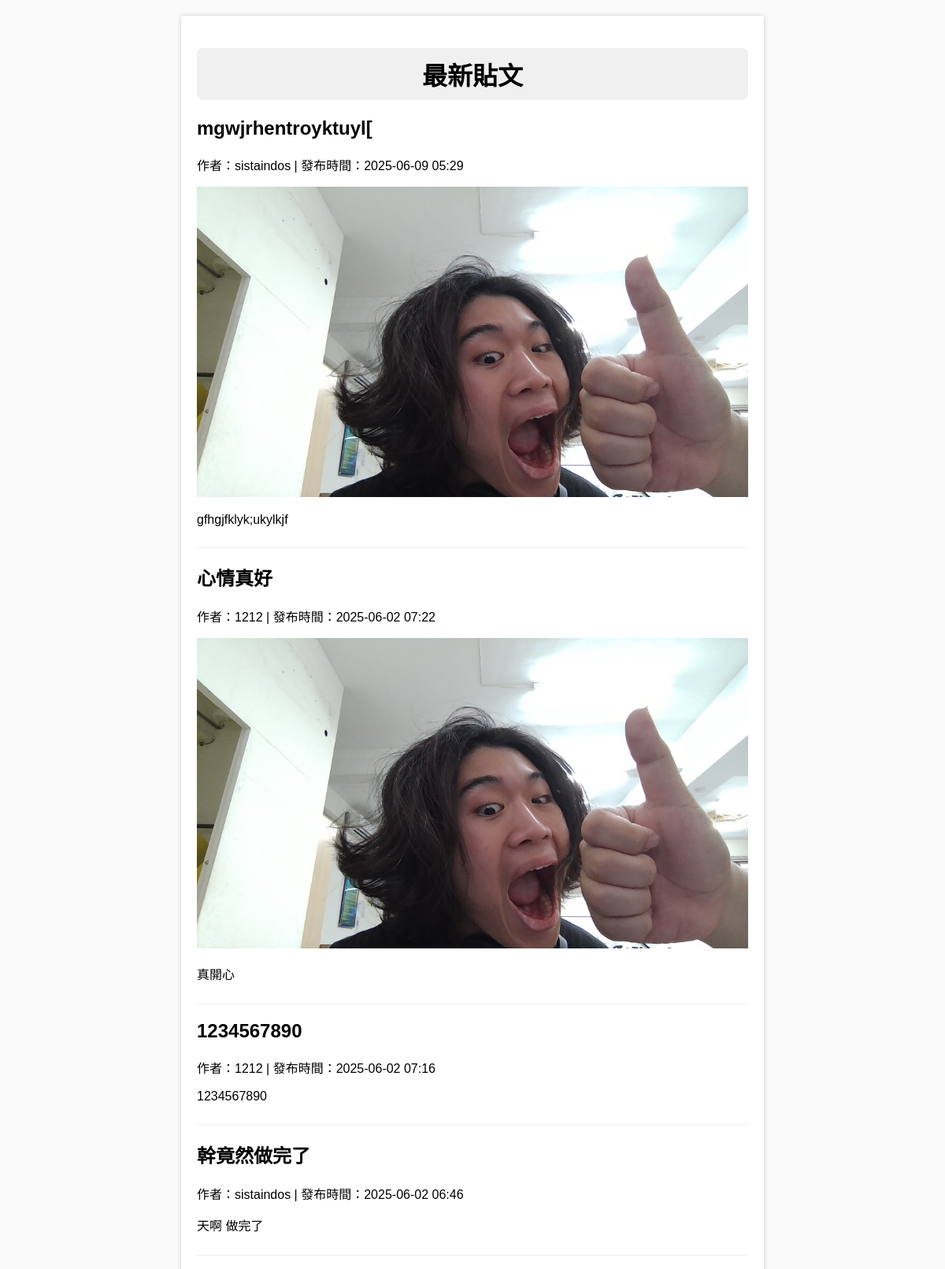
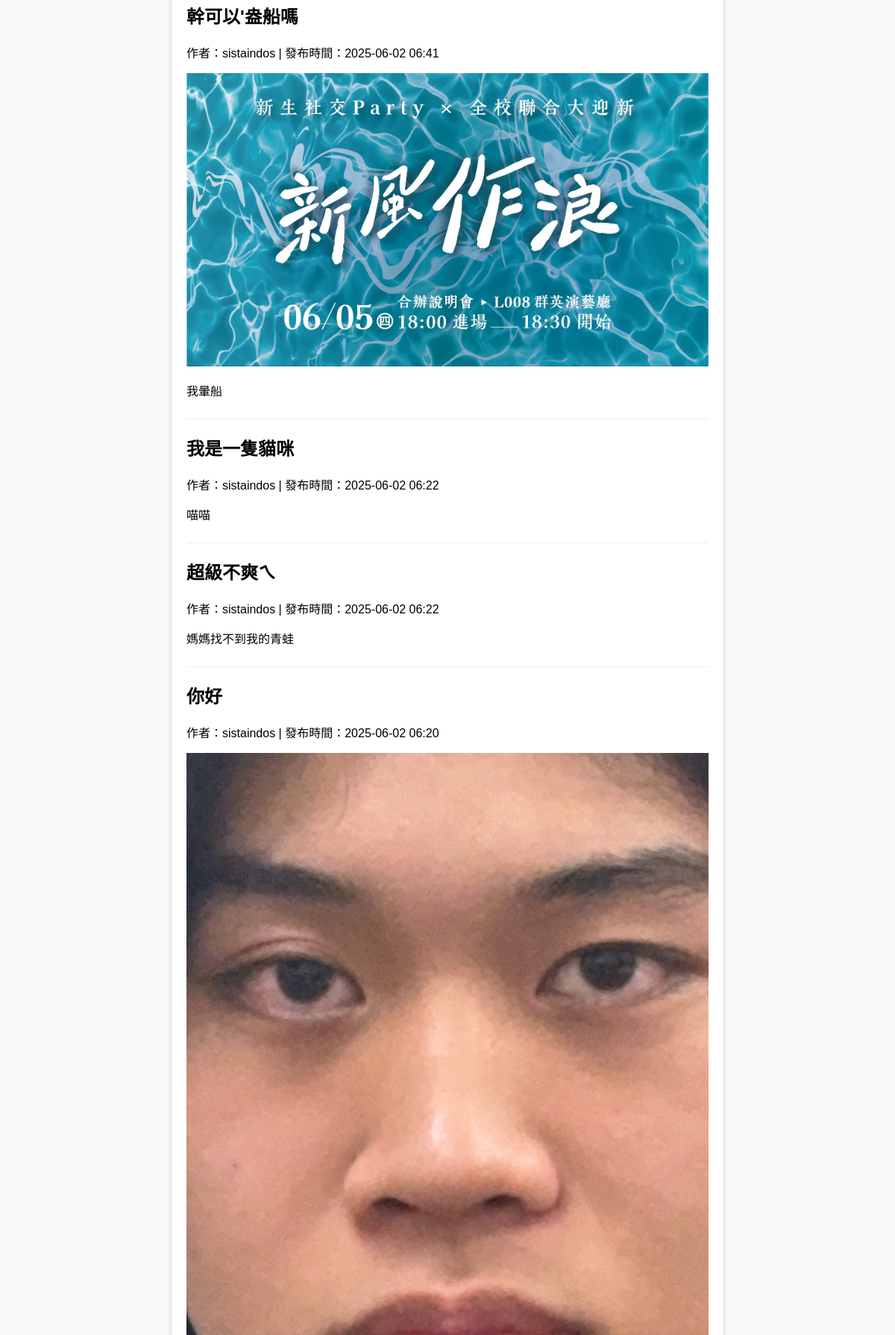
The page / (upper part) on the database its author committed (2 pictures, top to bottom).
### models.py (models this page shows)
class Post(db.Model):
    id = db.Column(db.Integer, primary_key=True)
    title = db.Column(db.String(100), nullable=False)
    content = db.Column(db.Text, nullable=False)
    image_file = db.Column(db.String(20), nullable=True)
    date_posted = db.Column(db.DateTime, nullable=False, default=datetime.utcnow)
    user_id = db.Column(db.Integer, db.ForeignKey('user.id'), nullable=False)

class User(db.Model, UserMixin):
    id = db.Column(db.Integer, primary_key=True)
    username = db.Column(db.String(20), unique=True, nullable=False)
    password = db.Column(db.String(60), nullable=False)
    posts = db.relationship('Post', backref='author', lazy=True)

### app.py (the view)
@app.route('/')
def index():
    posts = Post.query.order_by(Post.date_posted.desc()).all()
    return render_template('index.html', posts=posts)

### site/templates/index.html (shortened to what this page needs)
{% extends 'base.html' %}
{% block content %}
<h1>最新貼文</h1>
{% for post in posts %}
    <div class="post">
        <h2>{{ post.title }}</h2>
        <p>作者：{{ post.author.username }} | 發布時間：{{ post.date_posted.strftime('%Y-%m-%d %H:%M') }}</p>
        {% if post.image_file %}
            <img src="{{ url_for('static', filename='uploads/' + post.image_file) }}" alt="貼文圖片" />
        {% endif %}
        <p>{{ post.content }}</p>
    </div>
{% else %}
    <p>目前沒有貼文</p>
{% endfor %}
{% endblock %}

### site/templates/base.html (shortened to what this page needs)
<!DOCTYPE html>
<html lang="zh-TW">
<head>
    <link rel="stylesheet" href="{{ url_for('static', filename='css/style.css') }}">
</head>
<body>
    <div class="container">
        {% block content %}{% endblock %}
    </div>
</body>
</html>

### site/static/css/style.css (style rules this page uses)
body { font-family: "微軟正黑體", Arial, sans-serif; background: #f9f9f9; margin: 0; padding: 0; }
h1 { background-color: #f0f0f0; padding: 10px; border-radius: 8px; text-align: center; }
.container { max-width: 700px; margin: 20px auto; background: #fff; padding: 20px; box-shadow: 0 0 5px #ccc; }
.post { border-bottom: 1px solid #eee; padding-bottom: 10px; margin-bottom: 10px; }
.post img { max-width: 100%; height: auto; }

### rows shown on the page
Post: title "mgwjrhentroyktuyl[", author.username "sistaindos", date_posted "2025-06-09 05:29", image_file (picture), content "gfhgjfklyk;ukylkjf"
Post: title "心情真好", author.username "1212", date_posted "2025-06-02 07:22", image_file (picture), content "真開心"
Post: title "1234567890", author.username "1212", date_posted "2025-06-02 07:16", content "1234567890"
Post: title "幹竟然做完了", author.username "sistaindos", date_posted "2025-06-02 06:46", content "天啊 做完了"
Post: title "幹可以'盎船嗎", author.username "sistaindos", date_posted "2025-06-02 06:41", image_file (picture), content "我暈船"
Post: title "我是一隻貓咪", author.username "sistaindos", date_posted "2025-06-02 06:22", content "喵喵"
Post: title "超級不爽ㄟ", author.username "sistaindos", date_posted "2025-06-02 06:22", content "媽媽找不到我的青蛙"
Post: title "你好", author.username "sistaindos", date_posted "2025-06-02 06:20", image_file (picture)
